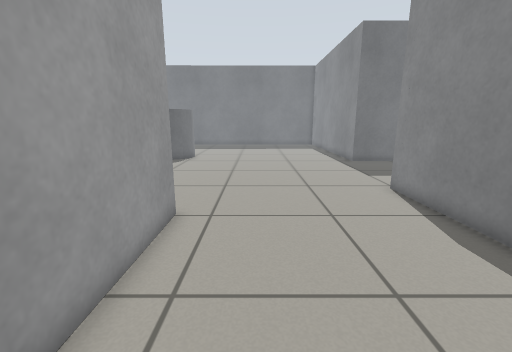
[1] (above)

24 first-person views from a walk through a robot-simulator world made for Gazebo. The camera is 0.76 m above the floor, tilts 12° down and sees 90° across. The floor is counted in squares, 0.25 m on a side. Each view is taken from the middle of a square. On the plan, view 1 faces up. The plan holds only what a view shows up to about 19 squares ahead; the rest is blank.

[2]
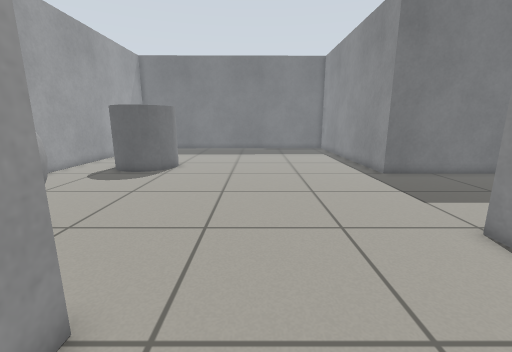

[3]
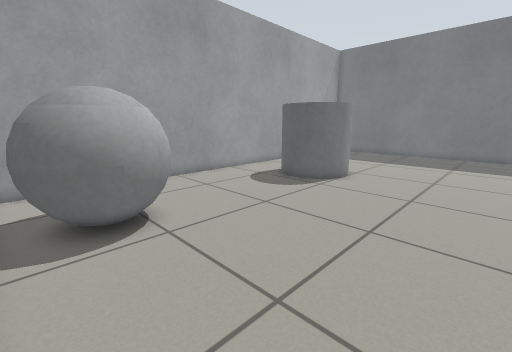

[4]
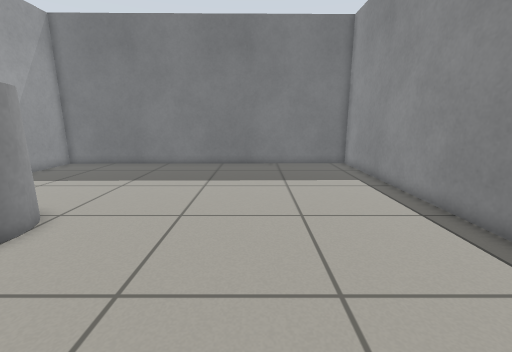

[5]
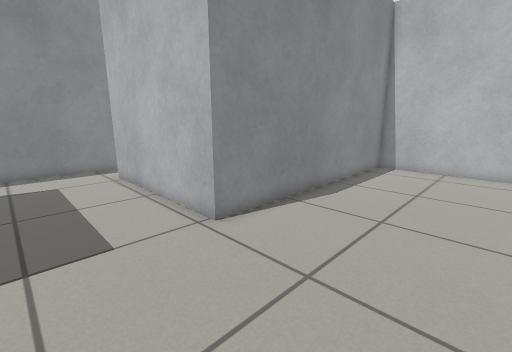

[6]
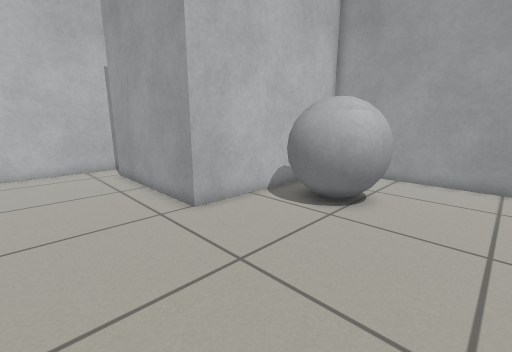

[7]
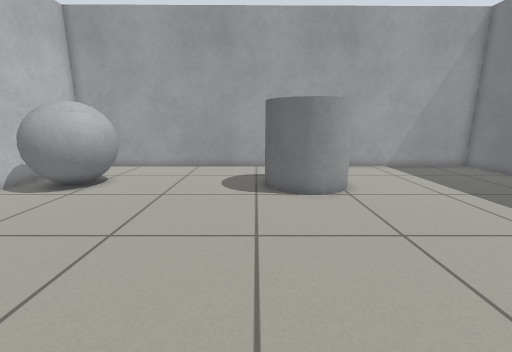

[8]
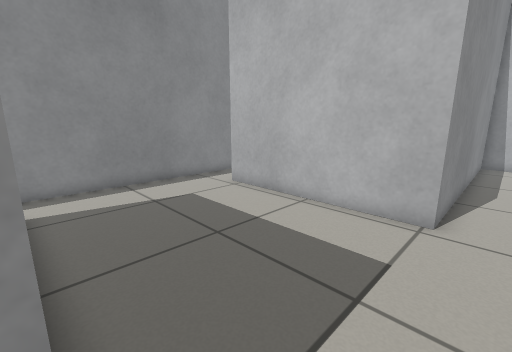

[9]
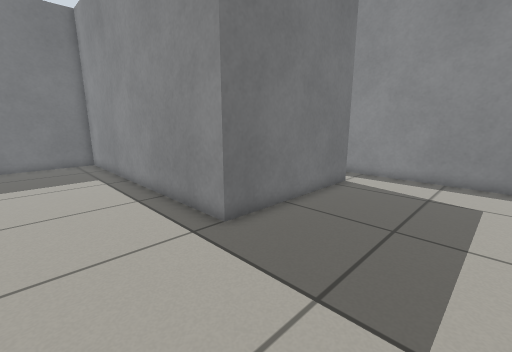

[10]
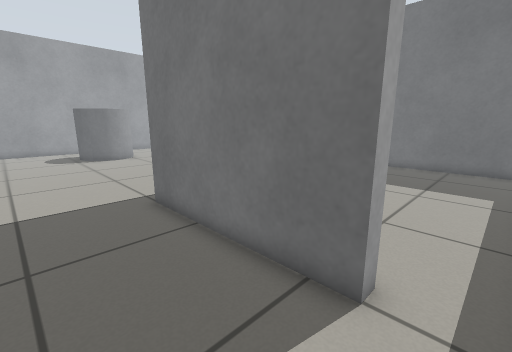

[11]
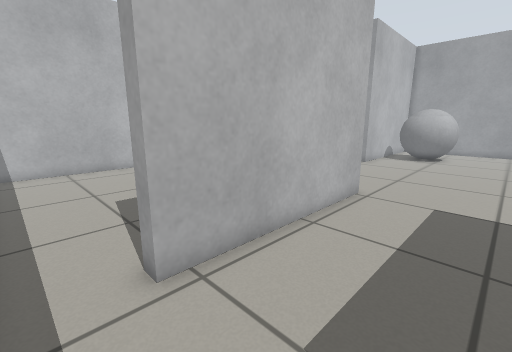

[12]
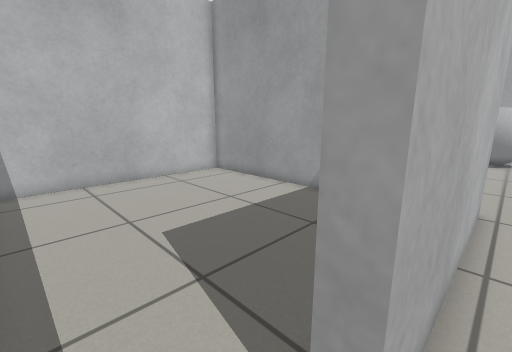

[13]
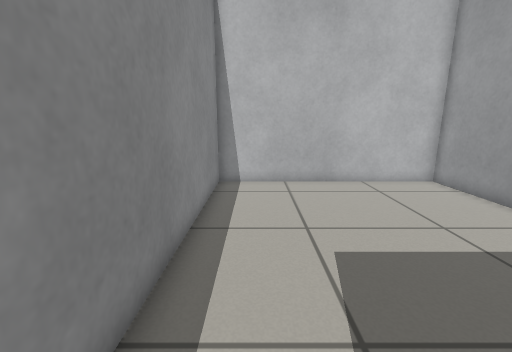

[14]
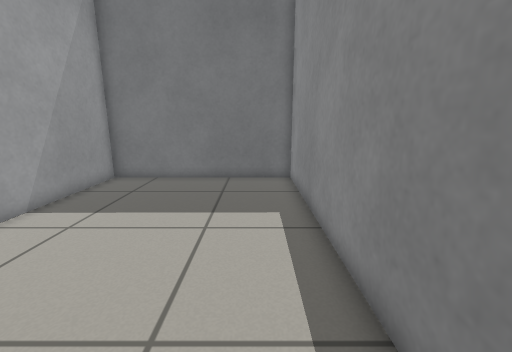

[15]
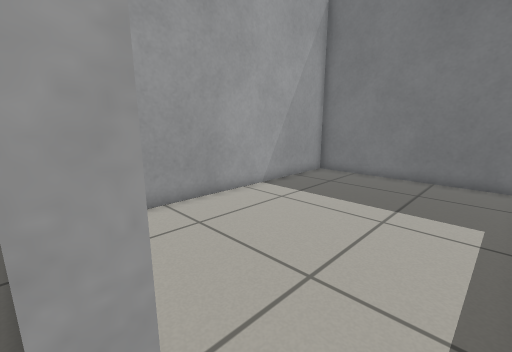

[16]
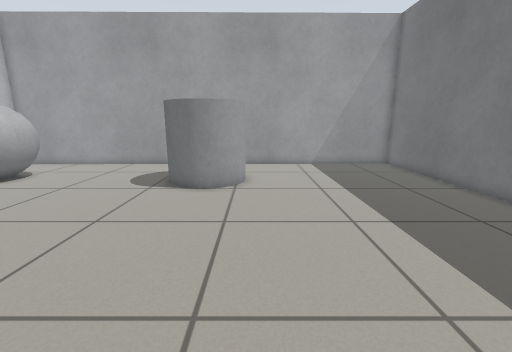

[17]
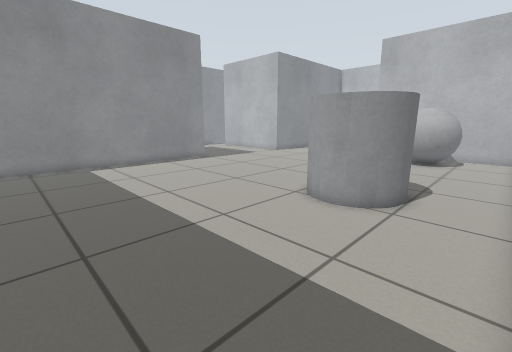

[18]
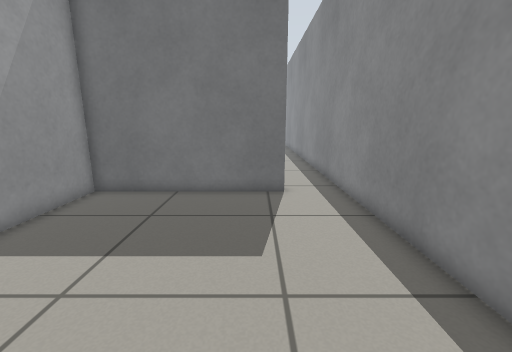

[19]
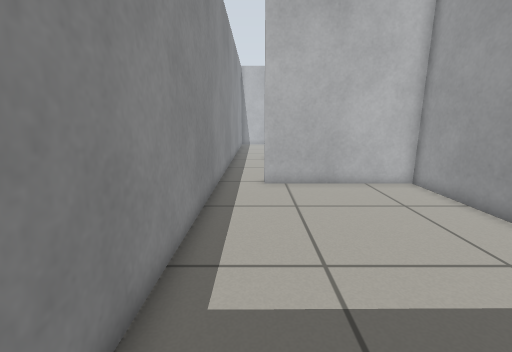

[20]
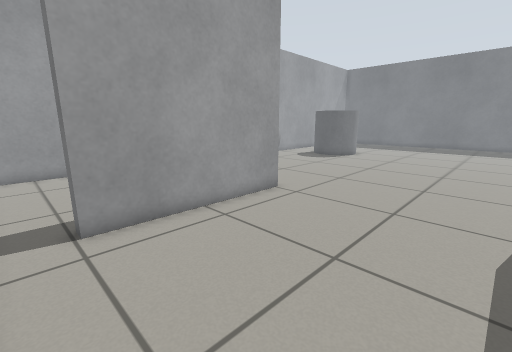

[21]
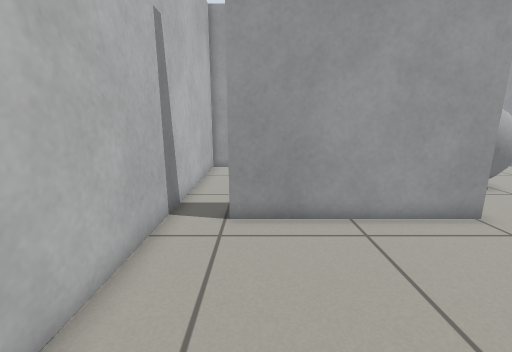

[22]
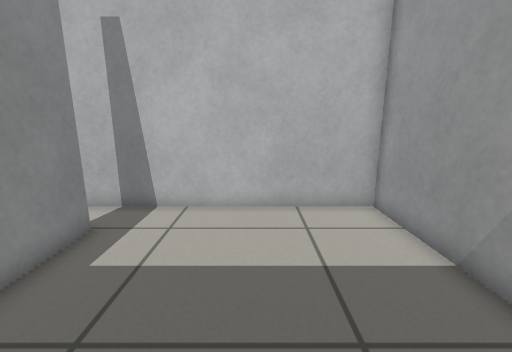

[23]
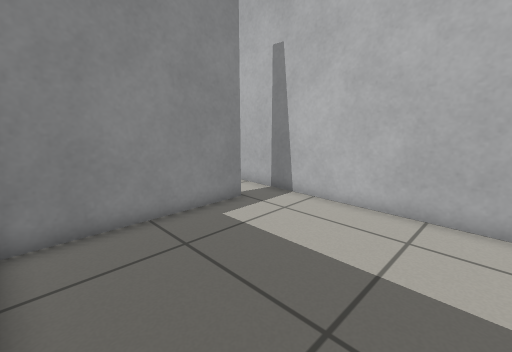

[24]
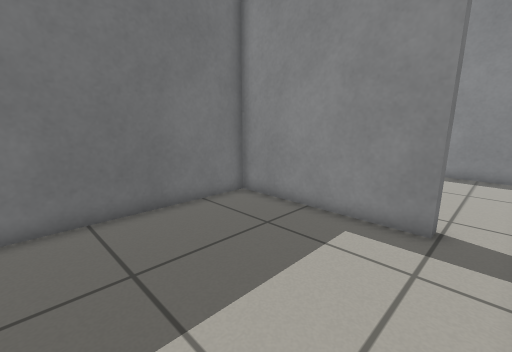

### Floor plan
Ten units are one square. View 1 is at (0, 0); x grows to the right and y downward. Boxes are objects, and circles mark ways between rooms. Rooms are numbered by the first view taken in them; rooms with no view inside come last. Other rooms are left out.
<svg viewBox="-132 -354 316 378">
<path fill="none" stroke="#000" d="M156 -205 156 -199 76 -199 76 -348 -127 -347 -124 -82 -27 -82 -27 -2M179 -105 179 -205M-26 19 62 19 62 -116 152 -116 152 -110M179 -205 179 -349 82 -348 82 -205 156 -205M152 -110 68 -110 68 19 179 19 179 -105M-27 -2 -33 -2 -33 -76 -114 -76M-123 -31 -123 19 -26 19"/>
<rect x="-95" y="-135" width="40" height="50" fill="#bbb"><title>grey ball</title></rect>
<rect x="-95" y="-245" width="40" height="40" fill="#bbb"><title>grey cylinder</title></rect>
<circle cx="165" cy="-200" r="3" fill="#2a7"/>
<circle cx="165" cy="-110" r="3" fill="#2a7"/>
<circle cx="-30" cy="5" r="3" fill="#2a7"/>
<text x="0" y="-190">1</text>
<text x="130" y="-280">2</text>
<text x="120" y="-50">3</text>
<text x="-70" y="-30">4</text>
</svg>
Room 1 opens to room 2. Room 1 opens to room 3. Room 1 opens to room 4.

Where each view was taken, in squares from view 1:
view 1: 0 up, 0 right, facing up
view 2: 5 up, 0 right, facing up
view 3: 9 up, 1 right, facing up-left
view 4: 16 up, 1 right, facing up
view 5: 16 up, 0 right, facing down-right
view 6: 16 up, 2 right, facing down-left
view 7: 20 up, 5 right, facing left
view 8: 20 up, 5 right, facing down-right
view 9: 14 up, 3 right, facing up-right
view 10: 16 up, 17 right, facing up-left
view 11: 16 up, 17 right, facing down-left
view 12: 12 up, 17 right, facing down-left
view 13: 11 up, 16 right, facing down
view 14: 21 up, 16 right, facing up
view 15: 20 up, 17 right, facing up-left
view 16: 25 up, 6 right, facing left
view 17: 33 up, 12 left, facing down-right
view 18: 0 up, 14 right, facing up
view 19: 33 up, 16 right, facing down
view 20: 1 down, 5 right, facing up-left
view 21: 1 up, 5 right, facing left
view 22: 7 up, 8 left, facing down
view 23: 7 up, 11 left, facing down-right
view 24: 1 down, 11 left, facing up-right
